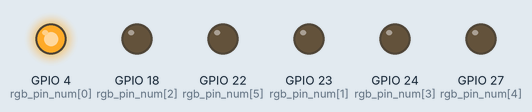
Recording of a program running on a simulated Raspberry Pi (BCM pin numbers). Parts: output pins drawn as LEDs (lit = HIGH).

Above: at 0.2 s.
At 1.2 s:
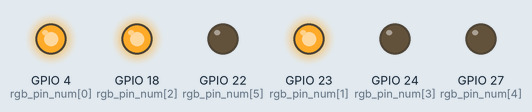
At 1.7 s:
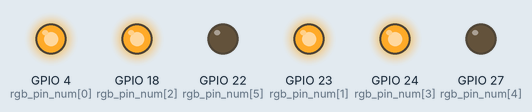
At 2.7 s:
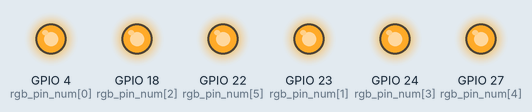
At 4.2 s:
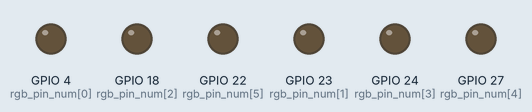
At 5.2 s:
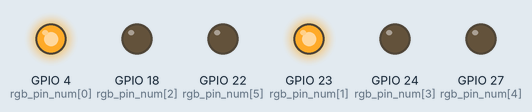
Timing chart, 0 to 5.9 s (numbered marks = the images above):
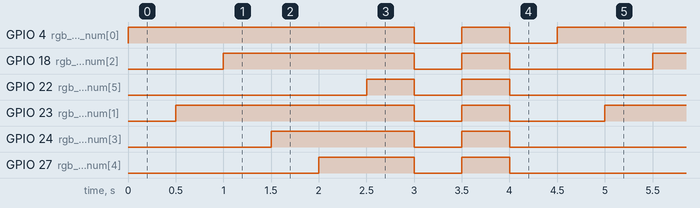

The program:

led_test.py
```python
#!/usr/bin/python
#import commands
import time
import RPi.GPIO as GPIO

GPIO.setwarnings(False)

GPIO.setmode(GPIO.BCM)

def gpio_init():
    GPIO.cleanup()
    GPIO.setup(4,  GPIO.OUT)  #red 1
    GPIO.setup(23, GPIO.OUT)  #red 2
    GPIO.setup(18, GPIO.OUT)  #blue 1
    GPIO.setup(24, GPIO.OUT)  #blue 2
    GPIO.setup(27, GPIO.OUT)  #green 1
    GPIO.setup(22, GPIO.OUT)  #green 2
    GPIO.output(4 ,0)
    GPIO.output(23,0)
    GPIO.output(18,0)
    GPIO.output(24,0)
    GPIO.output(27,0)
    GPIO.output(22,0)

def rgb_shining():
    rgb_pin_num = [4,23,18,24,27,22]
    for display_rgb in rgb_pin_num:
        GPIO.output(display_rgb,1)
        time.sleep(0.5)

def rgb_all_on():
    GPIO.output(4, 1)
    GPIO.output(23,1)
    GPIO.output(18,1)
    GPIO.output(24,1)
    GPIO.output(27,1)
    GPIO.output(22,1)

def rgb_all_off():
    GPIO.output(4, 0)
    GPIO.output(23,0)
    GPIO.output(18,0)
    GPIO.output(24,0)
    GPIO.output(27,0)
    GPIO.output(22,0)

def gpio_pwm_init(rgb_num,frequency):
    pwm_rgb = GPIO.PWM(rgb_num,frequency)
    pwm_rgb.start(100)

def gpio_pwm(duty):
    pwm_rgb.ChangeDutyCycle(duty)

try:
    gpio_init()
    while(1):
        rgb_shining()
        rgb_all_off()
        time.sleep(0.5)
        rgb_all_on()
        time.sleep(0.5)
        rgb_all_off()
        time.sleep(0.5)

finally:
    GPIO.cleanup()
```

Measured:
- by itself, GPIO 4 (rgb_pin_num[0]): repeats every 4.5 s: LOW 0.50 s, HIGH 0.50 s, LOW 0.50 s, HIGH 3.0 s
- by itself, GPIO 18 (rgb_pin_num[2]): repeats every 4.5 s: LOW 0.50 s, HIGH 0.50 s, LOW 1.5 s, HIGH 2.0 s
- by itself, GPIO 22 (rgb_pin_num[5]): repeats every 4.5 s: LOW 0.50 s, HIGH 0.50 s, LOW 3.0 s, HIGH 0.50 s
- by itself, GPIO 23 (rgb_pin_num[1]): repeats every 4.5 s: LOW 0.50 s, HIGH 0.50 s, LOW 1.0 s, HIGH 2.5 s
- by itself, GPIO 24 (rgb_pin_num[3]): repeats every 4.5 s: LOW 0.50 s, HIGH 0.50 s, LOW 2.0 s, HIGH 1.5 s
- by itself, GPIO 27 (rgb_pin_num[4]): repeats every 4.5 s: LOW 0.50 s, HIGH 0.50 s, LOW 2.5 s, HIGH 1.0 s
